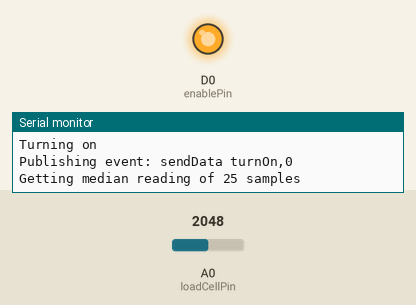
This sketch was run on a simulated Particle Photon. Parts: output pins drawn as LEDs (lit = HIGH), the last lines printed to the serial monitor. The inputs (shaded band) are chosen by the test bench; at power-on: A0 (loadCellPin) = 2048.

Above: at 0.1 s.
At 34.8 s:
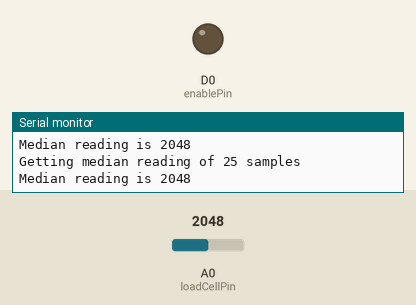
Timing chart, 0 to 36.3 s (numbered marks = the images above):
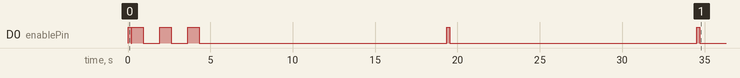

The sketch:

main.ino
```cpp
#include "quicksort.c"

#define PRINTF_BUFFER_SIZE 128

int enablePin = D0;
int loadCellPin = A0;

int currentWeight = -100;//to ensure we trigger the check and update the value to the real value
int fastReading;
int slowReading;
int fastTolerancePriorToEvent = 8;
int slowTolerancePriorToEvent = 4;

#define LARGE_READINGS_LENGTH 500

int readingBuffer[LARGE_READINGS_LENGTH];

int getReading(int readingsLen){
  if (readingsLen > sizeof(readingBuffer)) {
    Serial.println("readingsLen too large");
    return 1;
  }
  Serial.printf("Getting median reading of %d samples\n", readingsLen);

  digitalWrite(enablePin, HIGH);
  delay(150);// let the op amp circuit stabilize
  // do our reading
  for (int i = 0; i < readingsLen; i++) {
    delay(1);
    readingBuffer[i] = analogRead(loadCellPin);
  }
  digitalWrite(enablePin, LOW);
  quickSort(readingBuffer, 0, readingsLen - 1);
  int median = readingBuffer[(readingsLen / 2) - 1];
  Serial.printf("Median reading is %d\n", median);
  return median;
}

int getReading(bool isFast){
  if(isFast){
    return getReading(LARGE_READINGS_LENGTH / 20);
  } else {
    return getReading(LARGE_READINGS_LENGTH);
  }
}

int getHighlyAccurateReading(){
  int iterations = 0;
  int finalReading;
  bool isValid = false;
  while(!isValid && iterations < 10){
    int slowReading1 = getReading(false);
    delay(1000);//1 second of delay
    int slowReading2 = getReading(false);
    delay(1000);//1 second of delay
    int slowReading3 = getReading(false);
    isValid = true;
    isValid = isValid && !isOverToleranceOf(slowReading1,slowReading2,slowTolerancePriorToEvent);//all slow readings must be +-4 between each other
    isValid = isValid && !isOverToleranceOf(slowReading2,slowReading3,slowTolerancePriorToEvent);
    isValid = isValid && !isOverToleranceOf(slowReading1,slowReading3,slowTolerancePriorToEvent);
    finalReading = (slowReading1 + slowReading2 + slowReading3) / 3;
    iterations++;
  }
  if(isValid){
    return finalReading;
  } else {
    return -1;//unable to get stable reading
  }
}

bool isOverToleranceOf(int value1, int value2, int tolerance){
  return value1-value2<-tolerance || value1-value2>tolerance;
}

bool isFastReadingOverTolerance(int reading){
  return isOverToleranceOf(currentWeight,reading,fastTolerancePriorToEvent);
}

bool isSlowReadingOverTolerance(int reading){
  return isOverToleranceOf(currentWeight,reading,slowTolerancePriorToEvent);
}

void send(String message,int data){
  String eventMessage = message+","+String(data);
  Serial.printf("Publishing event: sendData %s\n", eventMessage.c_str());
  Particle.publish("sendData", eventMessage, 60, PRIVATE);
}


void setup() {
  pinMode(enablePin, OUTPUT);
  analogRead(loadCellPin);
  digitalWrite(enablePin, LOW);

  Serial.begin(9600);
  Serial.println("Turning on");
  send("turnOn",0);//not needed, but maybe we want to log it, or send the current tare value back for some reason

  /* Serial.begin(9600);//another weird potential problem, if I remove the code for the serial connection I get an assertion failed error from te photon */
}

void loop() {
  fastReading = getReading(true);
  if(isFastReadingOverTolerance(fastReading)){
    send("checkingFastReadingAt",fastReading);
    slowReading = getHighlyAccurateReading();
    if(slowReading != -1){
      if(isSlowReadingOverTolerance(slowReading)){
        currentWeight = slowReading;
        send("weightUpdate",slowReading);
      }
    } else {
      send("fail",-1);//we tried 10 times to get a stable reading between 3 slow samples, and failed. I'd like to know if this happens
    }
  }
  delay(1000*15);
}
```

quicksort.c
```cpp
#include<stdio.h>

/* C implementation QuickSort *\/ */

// A utility function to swap two elements
void swap(int* a, int* b)
{
  int t = *a;
  *a = *b;
  *b = t;
}

/* This function takes last element as pivot, places
   the pivot element at its correct position in sorted
   array, and places all smaller (smaller than pivot)
   to left of pivot and all greater elements to right
   of pivot */
int partition (int arr[], int low, int high)
{
  int pivot = arr[high];    // pivot
  int i = (low - 1);  // Index of smaller element

  for (int j = low; j <= high- 1; j++)
    {
      // If current element is smaller than or
      // equal to pivot
      if (arr[j] <= pivot)
        {
          i++;    // increment index of smaller element
          swap(&arr[i], &arr[j]);
        }
    }
  swap(&arr[i + 1], &arr[high]);
  return (i + 1);
}

/* The main function that implements QuickSort
   arr[] --> Array to be sorted,
   low  --> Starting index,
   high  --> Ending index */
void quickSort(int arr[], int low, int high)
{
  if (low < high)
    {
      /* pi is partitioning index, arr[p] is now
         at right place */
      int pi = partition(arr, low, high);

      // Separately sort elements before
      // partition and after partition
      quickSort(arr, low, pi - 1);
      quickSort(arr, pi + 1, high);
    }
}
```
